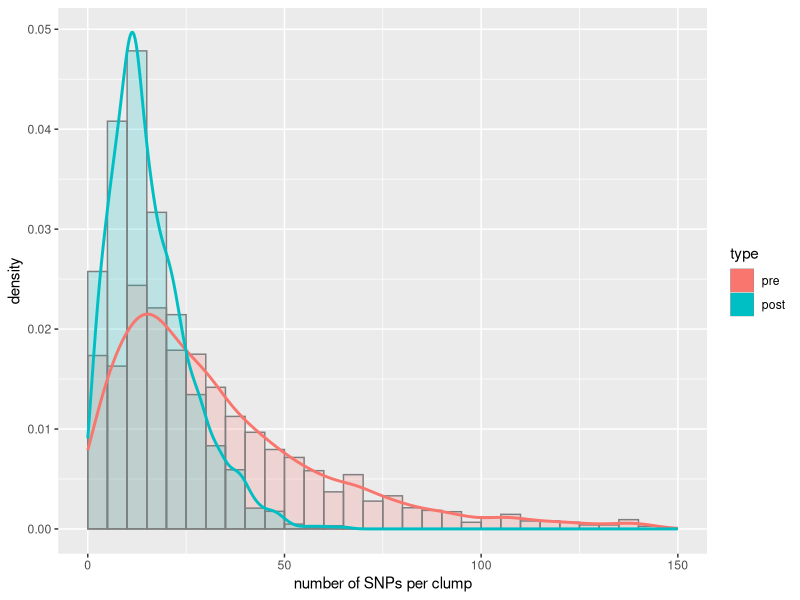

Source code (R):
pre <- as.numeric(scan("collapse_pre.txt", what="char"))
post <- as.numeric(scan("collapse_post.txt", what="char"))

dat <- data.frame(type=factor(rep(c("pre","post"),
                                  c(length(pre),length(post))),
                              c("pre","post")),
                  number=c(pre,post))

library(ggplot2)
pdf(file="../supp/figs/snps_per_clump.pdf", height=4)
ggplot(dat, aes(number, after_stat(density), color=type)) +
  geom_histogram(aes(fill=type), position="identity", alpha=.2, color="grey50", breaks=0:30*5) +
  geom_density(size=1) + 
  xlab("number of SNPs per clump") +
  xlim(0,150)
dev.off()

library(dplyr)
dat %>%
  group_by(type) %>%
  summarize(mean=mean(number),median=median(number),n=n())
# mean 33.8 -> 15.9
# median 26 -> 13
# n 1517 -> 1250
